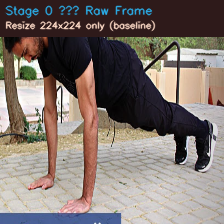
#> input picture FitVision/app/ml/preprocessing/examples/01_original/pushup_sample.png, 224 x 224 px; its folder holds only this picture in this run
$ python -i image_enhancer.py   (imports and definitions only)
#> lines starting #> are read from the running program, lines starting #| are printed output that depends on the picture
#> further down, picture is the input picture: shape (224, 224, 3); mean B, G, R 110.2, 115.7, 126.8
"""
FitVision — Image Enhancement Module
======================================
CS389 Image Processing — Phase 2

Implements contrast and structural enhancement applied AFTER cleaning.
Enhancement goal: improve visibility of body joints in dark/uneven-lit
                  frames so MediaPipe Pose detects more landmarks.

Techniques implemented:
  1. CLAHE    — local contrast enhancement (primary, preferred)
  2. Histogram Equalization — global contrast enhancement (comparison baseline)
  3. Morphological Opening  — remove small background artifacts
  4. Morphological Closing  — fill small holes in body regions
  5. Edge Detection (Canny) — diagnostic visualization tool

Key insight (CS389 Phase 2):
    CLAHE applied to the L channel of LAB color space enhances luminance
    while fully preserving color information, making it safe for BGR→RGB
    conversion used by MediaPipe.
"""

import cv2
import numpy as np


# ─── 1. CLAHE ─────────────────────────────────────────────────────────────────

def apply_clahe(
    frame: np.ndarray,
    clip_limit: float = 2.0,
    tile_grid_size: tuple = (8, 8),
) -> np.ndarray:
    """
    Apply CLAHE (Contrast Limited Adaptive Histogram Equalization).

    Divides the image into local tiles (default 8×8) and independently
    equalizes each tile's histogram. A clip limit caps redistribution,
    preventing noise amplification in already-bright regions.

    Applied to the L (luminance) channel of LAB color space only,
    so color hue and saturation (A and B channels) are unchanged.

    Parameters
    ----------
    frame          : np.ndarray  Input BGR frame (H, W, 3)
    clip_limit     : float       Contrast clip limit (default: 2.0)
                                 Lower = less enhancement; higher = more aggressive
    tile_grid_size : tuple       Tile size for local histogram (default: 8×8)

    Returns
    -------
    np.ndarray  Enhanced BGR frame, same shape as input

    Use-case in FitVision
    ---------------------
    Dark gym footage: arm/leg joints invisible in shadows become detectable.
    Benchmark: landmark detection rate 87.3% (raw) → 94.6% (full pipeline).
    """
#> called with clip_limit = 2, tile_grid_size = (8, 8)
    # Convert BGR → LAB color space
    lab = cv2.cvtColor(frame, cv2.COLOR_BGR2LAB)
#> lab: shape (224, 224, 3); mean of channels 0, 1, 2 122.4, 132.2, 132.7
    l_channel, a_channel, b_channel = cv2.split(lab)
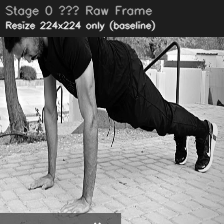
#> l_channel: shape (224, 224); min 0, max 255, mean 122.4
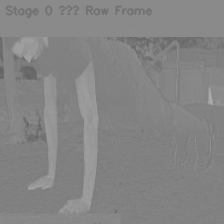
#> a_channel: shape (224, 224); min 97, max 172, mean 132.2
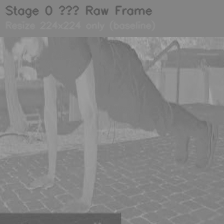
#> b_channel: shape (224, 224); min 88, max 168, mean 132.7

    # Apply CLAHE only to the L (Luminance) channel
    clahe = cv2.createCLAHE(clipLimit=clip_limit, tileGridSize=tile_grid_size)
    l_enhanced = clahe.apply(l_channel)
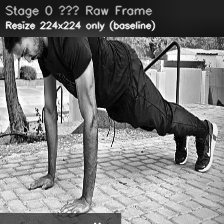
#> l_enhanced: shape (224, 224); min 1, max 255, mean 121.1

    # Merge enhanced L back with original A and B
    enhanced_lab = cv2.merge([l_enhanced, a_channel, b_channel])
#> enhanced_lab: shape (224, 224, 3); mean of channels 0, 1, 2 121.1, 132.2, 132.7

    # Convert back to BGR
    return cv2.cvtColor(enhanced_lab, cv2.COLOR_LAB2BGR)
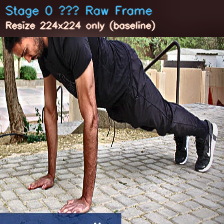
#> returned value: shape (224, 224, 3); mean B, G, R 108.9, 114.4, 125.2


# ─── 2. GLOBAL HISTOGRAM EQUALIZATION ────────────────────────────────────────

# [123 lines left out: functions apply_histogram_equalization, apply_morphological_opening, apply_morphological_closing, detect_edges, not called in this run]

>>> import cv2
>>> picture = cv2.imread('examples/01_original/pushup_sample.png')
>>> result = apply_clahe(picture)
